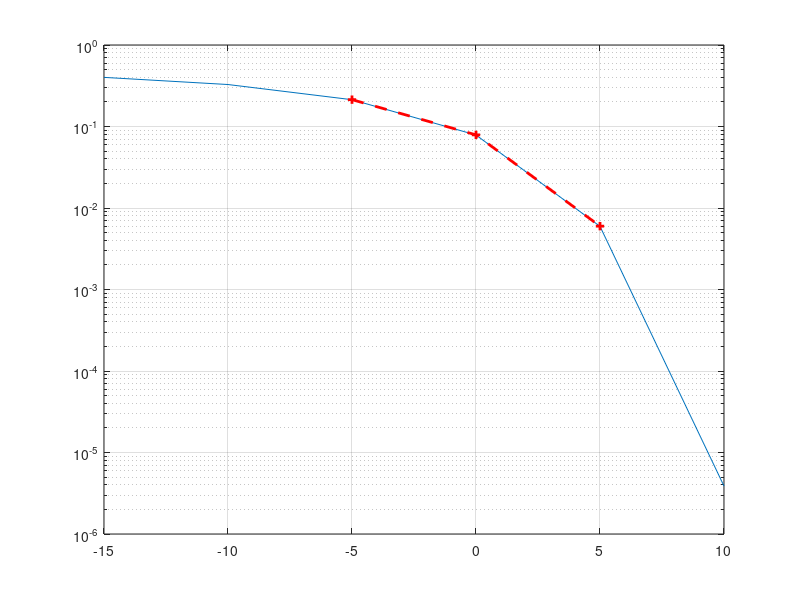

Source code (MATLAB):
EbNo_dB = -15:5:10;
EbNo_tt = 10.^(EbNo_dB/10);
EbNo_MP = [-5 0 5 10]

Ber_LT = qfunc(sqrt(2*EbNo_tt));
Ber_MP = [0.2135 0.07892 0.005987 0];

figure;
semilogy(EbNo_dB,Ber_LT,EbNo_MP,Ber_MP,'r--+','LineWidth',2);
hold on;
grid on;

